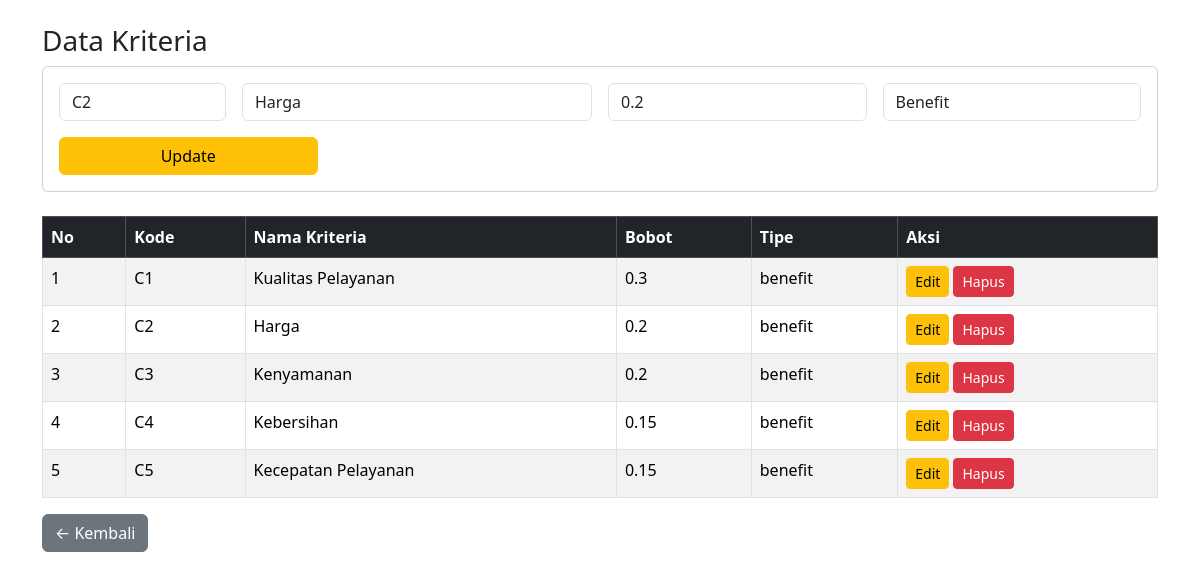
Screenshot of /kriteria.php?edit=2 with the database file from the repository.
### tables this page shows
CREATE TABLE `kriteria` (
  `id_kriteria` int(11) NOT NULL,
  `kode_kriteria` varchar(10) DEFAULT NULL,
  `nama_kriteria` varchar(100) DEFAULT NULL,
  `bobot` float DEFAULT NULL,
  `tipe` varchar(20) DEFAULT NULL
);

### kriteria.php (the view, shortened to what this page needs)
<?php
include "koneksi.php";
$edit = null;
if(isset($_GET['edit'])){
    $id = $_GET['edit'];
    $query = mysqli_query($conn,"SELECT * FROM kriteria WHERE id_kriteria='$id'");
    $edit = mysqli_fetch_assoc($query);
}
?>
<!DOCTYPE html>
<html>
<head>
<link href="https://cdn.jsdelivr.net/npm/bootstrap@5.3.2/dist/css/bootstrap.min.css" rel="stylesheet">
</head>
<body>
<div class="container mt-4">
<h3>Data Kriteria</h3>
<div class="card mb-4">
<div class="card-body">
<form method="POST" class="row g-3">
<div class="col-md-2">
<input type="text" name="kode" class="form-control"
value="<?= $edit ? $edit['kode_kriteria'] : '' ?>"
placeholder="Kode (C1)" required>
</div>
<div class="col-md-4">
<input type="text" name="nama" class="form-control"
value="<?= $edit ? $edit['nama_kriteria'] : '' ?>"
placeholder="Nama Kriteria" required>
</div>
<div class="col-md-3">
<input type="number" step="0.01" name="bobot" class="form-control"
value="<?= $edit ? $edit['bobot'] : '' ?>"
placeholder="Bobot" required>
</div>
<div class="col-md-3">
<select name="tipe" class="form-control" required>
<option value="benefit"
<?= ($edit && $edit['tipe']=='benefit')?'selected':'' ?>>
Benefit
</option>
</select>
</div>
<div class="col-md-3">
<?php if($edit){ ?>
<button type="submit" name="update" class="btn btn-warning w-100">Update</button>
<?php } else { ?>
<button type="submit" name="simpan" class="btn btn-success w-100">Simpan</button>
<?php } ?>
</div>
</form>
</div>
</div>
<table class="table table-bordered table-striped">
<thead class="table-dark">
<tr>
<th>No</th>
<th>Kode</th>
<th>Nama Kriteria</th>
<th>Bobot</th>
<th>Tipe</th>
<th>Aksi</th>
</tr>
</thead>
<tbody>
<?php
$no=1;
$data = mysqli_query($conn,"SELECT * FROM kriteria");
while($d=mysqli_fetch_assoc($data)){
?>
<tr>
<td><?= $no++; ?></td>
<td><?= $d['kode_kriteria']; ?></td>
<td><?= $d['nama_kriteria']; ?></td>
<td><?= $d['bobot']; ?></td>
<td><?= $d['tipe']; ?></td>
<td>
<a href="?edit=<?= $d['id_kriteria']; ?>" class="btn btn-warning btn-sm">Edit</a>
<a href="?hapus=<?= $d['id_kriteria']; ?>"
onclick="return confirm('Yakin hapus?')"
class="btn btn-danger btn-sm">Hapus</a>
</td>
</tr>
<?php } ?>
</tbody>
</table>
<div class="mt-3">
    <button onclick="history.back()" class="btn btn-secondary">
        ← Kembali
    </button>
</div>
</div>
</body>
</html>

### rows the page displays
kriteria: kode "C2", nama "Harga", bobot "0.2", tipe "Benefit", kode_kriteria "C2", nama_kriteria "Harga", tipe "benefit"
kriteria: kode_kriteria "C1", nama_kriteria "Kualitas Pelayanan", bobot "0.3", tipe "benefit"
kriteria: kode_kriteria "C3", nama_kriteria "Kenyamanan", bobot "0.2", tipe "benefit"
kriteria: kode_kriteria "C4", nama_kriteria "Kebersihan", bobot "0.15", tipe "benefit"
kriteria: kode_kriteria "C5", nama_kriteria "Kecepatan Pelayanan", bobot "0.15", tipe "benefit"
